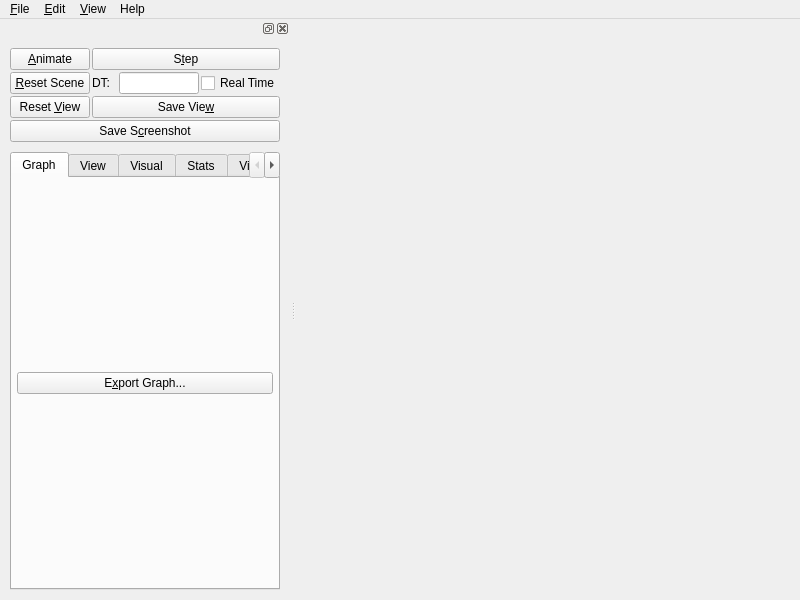
<?xml version="1.0" encoding="UTF-8"?>
<ui version="4.0">
 <exportmacro>SOFA_SOFAGUIQT_API</exportmacro>
 <class>GUI</class>
 <widget class="QMainWindow" name="GUI">
  <property name="geometry">
   <rect>
    <x>0</x>
    <y>0</y>
    <width>800</width>
    <height>600</height>
   </rect>
  </property>
  <property name="sizePolicy">
   <sizepolicy hsizetype="Minimum" vsizetype="Minimum">
    <horstretch>0</horstretch>
    <verstretch>0</verstretch>
   </sizepolicy>
  </property>
  <property name="minimumSize">
   <size>
    <width>210</width>
    <height>481</height>
   </size>
  </property>
  <property name="acceptDrops">
   <bool>true</bool>
  </property>
  <property name="windowTitle">
   <string>Sofa</string>
  </property>
  <widget class="QWidget" name="widget">
   <property name="sizePolicy">
    <sizepolicy hsizetype="Expanding" vsizetype="Expanding">
     <horstretch>0</horstretch>
     <verstretch>0</verstretch>
    </sizepolicy>
   </property>
   <property name="minimumSize">
    <size>
     <width>0</width>
     <height>0</height>
    </size>
   </property>
   <layout class="QVBoxLayout">
    <property name="sizeConstraint">
     <enum>QLayout::SetNoConstraint</enum>
    </property>
    <property name="leftMargin">
     <number>0</number>
    </property>
    <property name="topMargin">
     <number>0</number>
    </property>
    <property name="rightMargin">
     <number>0</number>
    </property>
    <property name="bottomMargin">
     <number>0</number>
    </property>
    <item>
     <layout class="QHBoxLayout" name="mainWidgetLayout"/>
    </item>
   </layout>
  </widget>
  <widget class="QMenuBar" name="menubar">
   <property name="enabled">
    <bool>true</bool>
   </property>
   <property name="geometry">
    <rect>
     <x>0</x>
     <y>0</y>
     <width>800</width>
     <height>21</height>
    </rect>
   </property>
   <widget class="QMenu" name="fileMenu">
    <property name="title">
     <string>&amp;File</string>
    </property>
    <addaction name="fileNewAction"/>
    <addaction name="fileOpenAction"/>
    <addaction name="fileReloadAction"/>
    <addaction name="fileSaveAction"/>
    <addaction name="fileSaveAsAction"/>
    <addaction name="separator"/>
    <addaction name="separator"/>
    <addaction name="fileExitAction"/>
   </widget>
   <widget class="QMenu" name="editMenu">
    <property name="title">
     <string>&amp;Edit</string>
    </property>
    <addaction name="editRecordDirectoryAction"/>
    <addaction name="editGnuplotDirectoryAction"/>
    <addaction name="separator"/>
    <addaction name="PluginManagerAction"/>
    <addaction name="MouseManagerAction"/>
    <addaction name="VideoRecorderManagerAction"/>
    <addaction name="DataGraphAction"/>
   </widget>
   <widget class="QMenu" name="View">
    <property name="title">
     <string>&amp;View</string>
    </property>
    <addaction name="separator"/>
    <addaction name="separator"/>
    <addaction name="separator"/>
   </widget>
   <widget class="QMenu" name="helpMenu">
    <property name="title">
     <string>Help</string>
    </property>
    <addaction name="separator"/>
    <addaction name="helpShowDocBrowser"/>
    <addaction name="helpAboutAction"/>
   </widget>
   <addaction name="fileMenu"/>
   <addaction name="editMenu"/>
   <addaction name="View"/>
   <addaction name="helpMenu"/>
  </widget>
  <widget class="QDockWidget" name="dockWidget">
   <property name="sizePolicy">
    <sizepolicy hsizetype="Minimum" vsizetype="Expanding">
     <horstretch>0</horstretch>
     <verstretch>0</verstretch>
    </sizepolicy>
   </property>
   <property name="minimumSize">
    <size>
     <width>200</width>
     <height>551</height>
    </size>
   </property>
   <attribute name="dockWidgetArea">
    <number>1</number>
   </attribute>
   <widget class="QWidget" name="dockWidgetContents">
    <property name="sizePolicy">
     <sizepolicy hsizetype="Minimum" vsizetype="Expanding">
      <horstretch>0</horstretch>
      <verstretch>0</verstretch>
     </sizepolicy>
    </property>
    <property name="minimumSize">
     <size>
      <width>200</width>
      <height>0</height>
     </size>
    </property>
    <layout class="QHBoxLayout" name="horizontalLayout">
     <item>
      <widget class="QWidget" name="optionTabs" native="true">
       <property name="enabled">
        <bool>true</bool>
       </property>
       <property name="sizePolicy">
        <sizepolicy hsizetype="Expanding" vsizetype="Expanding">
         <horstretch>0</horstretch>
         <verstretch>0</verstretch>
        </sizepolicy>
       </property>
       <layout class="QVBoxLayout" name="_13">
        <property name="sizeConstraint">
         <enum>QLayout::SetNoConstraint</enum>
        </property>
        <item>
         <layout class="QGridLayout" name="_14">
          <property name="sizeConstraint">
           <enum>QLayout::SetNoConstraint</enum>
          </property>
          <item row="2" column="0">
           <widget class="QPushButton" name="ResetViewButton">
            <property name="enabled">
             <bool>true</bool>
            </property>
            <property name="toolTip">
             <string>Set the camera to initial position and orientation</string>
            </property>
            <property name="text">
             <string>Reset &amp;View</string>
            </property>
            <property name="shortcut">
             <string>Alt+V</string>
            </property>
           </widget>
          </item>
          <item row="0" column="0">
           <widget class="QPushButton" name="startButton">
            <property name="toolTip">
             <string>Launch the Simulation</string>
            </property>
            <property name="text">
             <string>&amp;Animate</string>
            </property>
            <property name="shortcut">
             <string>Alt+A</string>
            </property>
            <property name="checkable">
             <bool>true</bool>
            </property>
           </widget>
          </item>
          <item row="2" column="1">
           <widget class="QPushButton" name="SaveViewButton">
            <property name="enabled">
             <bool>true</bool>
            </property>
            <property name="toolTip">
             <string>Save the position and orientation of the camera</string>
            </property>
            <property name="text">
             <string>Save Vie&amp;w</string>
            </property>
            <property name="shortcut">
             <string>Alt+W</string>
            </property>
           </widget>
          </item>
          <item row="1" column="0">
           <widget class="QPushButton" name="ResetSceneButton">
            <property name="enabled">
             <bool>true</bool>
            </property>
            <property name="toolTip">
             <string>Reset the Simulation  (t=0)</string>
            </property>
            <property name="text">
             <string>&amp;Reset Scene</string>
            </property>
            <property name="shortcut">
             <string>Alt+R</string>
            </property>
           </widget>
          </item>
          <item row="0" column="1">
           <widget class="QPushButton" name="stepButton">
            <property name="toolTip">
             <string>Compute the simulation at time t+DT</string>
            </property>
            <property name="text">
             <string>S&amp;tep</string>
            </property>
            <property name="shortcut">
             <string>Alt+T</string>
            </property>
            <property name="autoRepeat">
             <bool>true</bool>
            </property>
           </widget>
          </item>
          <item row="3" column="0" colspan="2">
           <widget class="QPushButton" name="screenshotButton">
            <property name="text">
             <string>Save S&amp;creenshot</string>
            </property>
            <property name="shortcut">
             <string>Alt+C</string>
            </property>
           </widget>
          </item>
          <item row="1" column="1">
           <layout class="QHBoxLayout" name="_15">
            <property name="sizeConstraint">
             <enum>QLayout::SetNoConstraint</enum>
            </property>
            <item>
             <widget class="QLabel" name="dtLabel">
              <property name="text">
               <string>DT:</string>
              </property>
              <property name="wordWrap">
               <bool>false</bool>
              </property>
             </widget>
            </item>
            <item>
             <widget class="QLineEdit" name="dtEdit">
              <property name="sizePolicy">
               <sizepolicy hsizetype="Expanding" vsizetype="Fixed">
                <horstretch>0</horstretch>
                <verstretch>0</verstretch>
               </sizepolicy>
              </property>
              <property name="minimumSize">
               <size>
                <width>20</width>
                <height>0</height>
               </size>
              </property>
              <property name="maximumSize">
               <size>
                <width>80</width>
                <height>32767</height>
               </size>
              </property>
             </widget>
            </item>
            <item>
             <widget class="QCheckBox" name="realTimeCheckBox">
              <property name="toolTip">
               <string>Use the duration of the previous simulation step as the next DT</string>
              </property>
              <property name="text">
               <string>Real Time</string>
              </property>
             </widget>
            </item>
           </layout>
          </item>
         </layout>
        </item>
        <item>
         <spacer name="spacer_tab">
          <property name="orientation">
           <enum>Qt::Vertical</enum>
          </property>
          <property name="sizeType">
           <enum>QSizePolicy::Fixed</enum>
          </property>
          <property name="sizeHint" stdset="0">
           <size>
            <width>20</width>
            <height>8</height>
           </size>
          </property>
         </spacer>
        </item>
        <item>
         <widget class="QTabWidget" name="tabs">
          <property name="sizePolicy">
           <sizepolicy hsizetype="Expanding" vsizetype="Expanding">
            <horstretch>0</horstretch>
            <verstretch>0</verstretch>
           </sizepolicy>
          </property>
          <property name="minimumSize">
           <size>
            <width>200</width>
            <height>0</height>
           </size>
          </property>
          <property name="currentIndex">
           <number>0</number>
          </property>
          <widget class="QWidget" name="TabGraph">
           <attribute name="title">
            <string>Graph</string>
           </attribute>
           <layout class="QVBoxLayout" name="_19">
            <item>
             <widget class="QPushButton" name="ExportGraphButton">
              <property name="text">
               <string>E&amp;xport Graph...</string>
              </property>
              <property name="icon">
               <iconset>
                <normaloff>image1</normaloff>image1</iconset>
              </property>
              <property name="shortcut">
               <string>Alt+X</string>
              </property>
             </widget>
            </item>
           </layout>
          </widget>
          <widget class="QWidget" name="tabView">
           <property name="sizePolicy">
            <sizepolicy hsizetype="Expanding" vsizetype="Expanding">
             <horstretch>0</horstretch>
             <verstretch>0</verstretch>
            </sizepolicy>
           </property>
           <attribute name="title">
            <string>View</string>
           </attribute>
           <layout class="QGridLayout" name="gridLayout1">
            <item row="2" column="0">
             <layout class="QGridLayout" name="_17">
              <item row="1" column="0">
               <layout class="QGridLayout" name="_18">
                <item row="0" column="2">
                 <spacer name="spacer8">
                  <property name="orientation">
                   <enum>Qt::Horizontal</enum>
                  </property>
                  <property name="sizeType">
                   <enum>QSizePolicy::Ignored</enum>
                  </property>
                  <property name="sizeHint" stdset="0">
                   <size>
                    <width>0</width>
                    <height>16</height>
                   </size>
                  </property>
                 </spacer>
                </item>
                <item row="0" column="1">
                 <widget class="QLabel" name="pixmapLabel1">
                  <property name="sizePolicy">
                   <sizepolicy hsizetype="Fixed" vsizetype="Fixed">
                    <horstretch>0</horstretch>
                    <verstretch>0</verstretch>
                   </sizepolicy>
                  </property>
                  <property name="toolTip">
                   <string>http://sofa-framework.org</string>
                  </property>
                  <property name="pixmap">
                   <pixmap>image0</pixmap>
                  </property>
                  <property name="scaledContents">
                   <bool>true</bool>
                  </property>
                  <property name="wordWrap">
                   <bool>false</bool>
                  </property>
                 </widget>
                </item>
                <item row="0" column="0">
                 <spacer name="spacer7">
                  <property name="orientation">
                   <enum>Qt::Horizontal</enum>
                  </property>
                  <property name="sizeType">
                   <enum>QSizePolicy::Ignored</enum>
                  </property>
                  <property name="sizeHint" stdset="0">
                   <size>
                    <width>0</width>
                    <height>16</height>
                   </size>
                  </property>
                 </spacer>
                </item>
               </layout>
              </item>
             </layout>
            </item>
           </layout>
          </widget>
          <widget class="QWidget" name="TabVisualGraph">
           <attribute name="title">
            <string>Visual</string>
           </attribute>
           <layout class="QVBoxLayout" name="_20">
            <item>
             <widget class="QPushButton" name="ExportVisualGraphButton">
              <property name="text">
               <string>E&amp;xport Graph...</string>
              </property>
              <property name="icon">
               <iconset>
                <normaloff>image1</normaloff>image1</iconset>
              </property>
              <property name="shortcut">
               <string>Alt+X</string>
              </property>
             </widget>
            </item>
           </layout>
          </widget>
          <widget class="QWidget" name="TabStats">
           <attribute name="title">
            <string>Stats</string>
           </attribute>
           <layout class="QVBoxLayout" name="_21">
            <item>
             <widget class="QCheckBox" name="dumpStateCheckBox">
              <property name="toolTip">
               <string comment="This is used to plut curves fter a simulation">Record the state at each time step in file &quot;dumpState.data&quot;</string>
              </property>
              <property name="text">
               <string>Dump State</string>
              </property>
             </widget>
            </item>
            <item>
             <widget class="QCheckBox" name="displayComputationTimeCheckBox">
              <property name="toolTip">
               <string>Display information about the time spent at each branch of the graph</string>
              </property>
              <property name="text">
               <string>Log Time</string>
              </property>
             </widget>
            </item>
            <item>
             <widget class="QCheckBox" name="exportGnuplotFilesCheckbox">
              <property name="toolTip">
               <string>Create gnuplot files for each named element of the simulation</string>
              </property>
              <property name="text">
               <string>Export state as gnuplot files</string>
              </property>
             </widget>
            </item>
            <item>
             <widget class="QCheckBox" name="exportVisitorCheckbox">
              <property name="toolTip">
               <string>Open a Dialog showing a trace of the execution and time spent</string>
              </property>
              <property name="text">
               <string>Trace Visitor and Component execution</string>
              </property>
             </widget>
            </item>
            <item>
             <widget class="QCheckBox" name="displayTimeProfiler">
              <property name="text">
               <string>Display AdvanceTimer profiler</string>
              </property>
             </widget>
            </item>
           </layout>
          </widget>
          <widget class="QWidget" name="TabPage">
           <attribute name="title">
            <string>Viewer</string>
           </attribute>
           <layout class="QVBoxLayout" name="_22">
            <item>
             <layout class="QHBoxLayout" name="_23">
              <property name="spacing">
               <number>0</number>
              </property>
              <item>
               <spacer name="spacer5_3_3">
                <property name="orientation">
                 <enum>Qt::Horizontal</enum>
                </property>
                <property name="sizeType">
                 <enum>QSizePolicy::Expanding</enum>
                </property>
                <property name="sizeHint" stdset="0">
                 <size>
                  <width>10</width>
                  <height>2</height>
                 </size>
                </property>
               </spacer>
              </item>
              <item>
               <widget class="QSpinBox" name="sizeW">
                <property name="maximum">
                 <number>30000</number>
                </property>
                <property name="value">
                 <number>800</number>
                </property>
               </widget>
              </item>
              <item>
               <widget class="QLabel" name="textLabel_sizeX">
                <property name="sizePolicy">
                 <sizepolicy hsizetype="Fixed" vsizetype="Preferred">
                  <horstretch>0</horstretch>
                  <verstretch>0</verstretch>
                 </sizepolicy>
                </property>
                <property name="text">
                 <string>&lt;p align=&quot;center&quot;&gt;x&lt;/p&gt;</string>
                </property>
                <property name="wordWrap">
                 <bool>false</bool>
                </property>
               </widget>
              </item>
              <item>
               <widget class="QSpinBox" name="sizeH">
                <property name="maximum">
                 <number>30000</number>
                </property>
                <property name="value">
                 <number>600</number>
                </property>
               </widget>
              </item>
              <item>
               <spacer name="spacer5_3_2_3">
                <property name="orientation">
                 <enum>Qt::Horizontal</enum>
                </property>
                <property name="sizeType">
                 <enum>QSizePolicy::Expanding</enum>
                </property>
                <property name="sizeHint" stdset="0">
                 <size>
                  <width>10</width>
                  <height>2</height>
                 </size>
                </property>
               </spacer>
              </item>
             </layout>
            </item>
            <item>
             <widget class="QTextBrowser" name="textEdit1"/>
            </item>
           </layout>
          </widget>
         </widget>
        </item>
       </layout>
      </widget>
     </item>
    </layout>
   </widget>
  </widget>
  <action name="fileNewAction">
   <property name="icon">
    <iconset>
     <normaloff>image2</normaloff>image2</iconset>
   </property>
   <property name="text">
    <string>&amp;New</string>
   </property>
   <property name="iconText">
    <string>New</string>
   </property>
   <property name="shortcut">
    <string>Ctrl+N</string>
   </property>
   <property name="name" stdset="0">
    <cstring>fileNewAction</cstring>
   </property>
  </action>
  <action name="fileOpenAction">
   <property name="icon">
    <iconset>
     <normaloff>image3</normaloff>image3</iconset>
   </property>
   <property name="text">
    <string>&amp;Open...</string>
   </property>
   <property name="iconText">
    <string>Open</string>
   </property>
   <property name="shortcut">
    <string>Ctrl+O</string>
   </property>
   <property name="name" stdset="0">
    <cstring>fileOpenAction</cstring>
   </property>
  </action>
  <action name="fileReloadAction">
   <property name="text">
    <string>&amp;Reload</string>
   </property>
   <property name="iconText">
    <string>Reload</string>
   </property>
   <property name="shortcut">
    <string>Ctrl+R</string>
   </property>
   <property name="name" stdset="0">
    <cstring>fileReloadAction</cstring>
   </property>
  </action>
  <action name="fileSaveAction">
   <property name="enabled">
    <bool>true</bool>
   </property>
   <property name="icon">
    <iconset>
     <normaloff>image4</normaloff>image4</iconset>
   </property>
   <property name="text">
    <string>&amp;Save</string>
   </property>
   <property name="iconText">
    <string>Save</string>
   </property>
   <property name="shortcut">
    <string>Ctrl+S</string>
   </property>
   <property name="name" stdset="0">
    <cstring>fileSaveAction</cstring>
   </property>
  </action>
  <action name="fileSaveAsAction">
   <property name="text">
    <string>Save &amp;As...</string>
   </property>
   <property name="iconText">
    <string>Save As</string>
   </property>
   <property name="shortcut">
    <string/>
   </property>
   <property name="name" stdset="0">
    <cstring>fileSaveAsAction</cstring>
   </property>
  </action>
  <action name="fileExitAction">
   <property name="text">
    <string>E&amp;xit</string>
   </property>
   <property name="iconText">
    <string>Exit</string>
   </property>
   <property name="shortcut">
    <string/>
   </property>
   <property name="name" stdset="0">
    <cstring>fileExitAction</cstring>
   </property>
  </action>
  <action name="helpAboutAction">
   <property name="enabled">
    <bool>false</bool>
   </property>
   <property name="text">
    <string>&amp;About</string>
   </property>
   <property name="iconText">
    <string>About</string>
   </property>
   <property name="shortcut">
    <string/>
   </property>
   <property name="name" stdset="0">
    <cstring>helpAboutAction</cstring>
   </property>
  </action>
  <action name="ViewerAction">
   <property name="iconText">
    <string>Viewer</string>
   </property>
   <property name="name" stdset="0">
    <cstring>ViewerAction</cstring>
   </property>
  </action>
  <action name="editRecordDirectoryAction">
   <property name="text">
    <string>Record Directory...</string>
   </property>
   <property name="iconText">
    <string>Record Directory...</string>
   </property>
   <property name="name" stdset="0">
    <cstring>editRecordDirectoryAction</cstring>
   </property>
  </action>
  <action name="editGnuplotDirectoryAction">
   <property name="text">
    <string>Gnuplot Directory...</string>
   </property>
   <property name="iconText">
    <string>Gnuplot Directory...</string>
   </property>
   <property name="name" stdset="0">
    <cstring>editGnuplotDirectoryAction</cstring>
   </property>
  </action>
  <action name="PluginManagerAction">
   <property name="text">
    <string>Plugin Manager...</string>
   </property>
   <property name="iconText">
    <string>Plugin Manager...</string>
   </property>
   <property name="name" stdset="0">
    <cstring>PluginManagerAction</cstring>
   </property>
  </action>
  <action name="MouseManagerAction">
   <property name="text">
    <string>Mouse Manager...</string>
   </property>
   <property name="iconText">
    <string>Mouse Manager...</string>
   </property>
   <property name="name" stdset="0">
    <cstring>MouseManagerAction</cstring>
   </property>
  </action>
  <action name="Action">
   <property name="iconText">
    <string>Recently Opened Files...</string>
   </property>
   <property name="name" stdset="0">
    <cstring>Action</cstring>
   </property>
  </action>
  <action name="TestAction">
   <property name="text">
    <string>Test</string>
   </property>
   <property name="iconText">
    <string>Test</string>
   </property>
   <property name="name" stdset="0">
    <cstring>TestAction</cstring>
   </property>
  </action>
  <action name="VideoRecorderManagerAction">
   <property name="text">
    <string>Video Recorder Manager...</string>
   </property>
   <property name="iconText">
    <string>Video Recorder Manager...</string>
   </property>
   <property name="name" stdset="0">
    <cstring>VideoRecorderManagerAction</cstring>
   </property>
  </action>
  <action name="helpShowDocBrowser">
   <property name="checkable">
    <bool>false</bool>
   </property>
   <property name="text">
    <string>Show doc browser</string>
   </property>
   <property name="iconVisibleInMenu">
    <bool>false</bool>
   </property>
  </action>
  <action name="DataGraphAction">
   <property name="text">
    <string>Data Graph...</string>
   </property>
   <property name="toolTip">
    <string>Data Graph Window</string>
   </property>
  </action>
 </widget>
 <layoutdefault spacing="2" margin="5"/>
 <includes>
  <include location="local">sofa/gui/qt/SofaGuiQt.h</include>
 </includes>
 <resources/>
 <connections>
  <connection>
   <sender>fileNewAction</sender>
   <signal>triggered()</signal>
   <receiver>GUI</receiver>
   <slot>fileNew()</slot>
   <hints>
    <hint type="sourcelabel">
     <x>-1</x>
     <y>-1</y>
    </hint>
    <hint type="destinationlabel">
     <x>20</x>
     <y>20</y>
    </hint>
   </hints>
  </connection>
  <connection>
   <sender>fileOpenAction</sender>
   <signal>triggered()</signal>
   <receiver>GUI</receiver>
   <slot>popupOpenFileSelector()</slot>
   <hints>
    <hint type="sourcelabel">
     <x>-1</x>
     <y>-1</y>
    </hint>
    <hint type="destinationlabel">
     <x>20</x>
     <y>20</y>
    </hint>
   </hints>
  </connection>
  <connection>
   <sender>fileReloadAction</sender>
   <signal>triggered()</signal>
   <receiver>GUI</receiver>
   <slot>fileReload()</slot>
   <hints>
    <hint type="sourcelabel">
     <x>-1</x>
     <y>-1</y>
    </hint>
    <hint type="destinationlabel">
     <x>20</x>
     <y>20</y>
    </hint>
   </hints>
  </connection>
  <connection>
   <sender>fileSaveAction</sender>
   <signal>triggered()</signal>
   <receiver>GUI</receiver>
   <slot>fileSave()</slot>
   <hints>
    <hint type="sourcelabel">
     <x>-1</x>
     <y>-1</y>
    </hint>
    <hint type="destinationlabel">
     <x>20</x>
     <y>20</y>
    </hint>
   </hints>
  </connection>
  <connection>
   <sender>fileSaveAsAction</sender>
   <signal>triggered()</signal>
   <receiver>GUI</receiver>
   <slot>fileSaveAs()</slot>
   <hints>
    <hint type="sourcelabel">
     <x>-1</x>
     <y>-1</y>
    </hint>
    <hint type="destinationlabel">
     <x>20</x>
     <y>20</y>
    </hint>
   </hints>
  </connection>
  <connection>
   <sender>fileExitAction</sender>
   <signal>triggered()</signal>
   <receiver>GUI</receiver>
   <slot>fileExit()</slot>
   <hints>
    <hint type="sourcelabel">
     <x>-1</x>
     <y>-1</y>
    </hint>
    <hint type="destinationlabel">
     <x>20</x>
     <y>20</y>
    </hint>
   </hints>
  </connection>
  <connection>
   <sender>editRecordDirectoryAction</sender>
   <signal>triggered()</signal>
   <receiver>GUI</receiver>
   <slot>editRecordDirectory()</slot>
   <hints>
    <hint type="sourcelabel">
     <x>-1</x>
     <y>-1</y>
    </hint>
    <hint type="destinationlabel">
     <x>20</x>
     <y>20</y>
    </hint>
   </hints>
  </connection>
  <connection>
   <sender>PluginManagerAction</sender>
   <signal>triggered()</signal>
   <receiver>GUI</receiver>
   <slot>showPluginManager()</slot>
   <hints>
    <hint type="sourcelabel">
     <x>-1</x>
     <y>-1</y>
    </hint>
    <hint type="destinationlabel">
     <x>20</x>
     <y>20</y>
    </hint>
   </hints>
  </connection>
  <connection>
   <sender>MouseManagerAction</sender>
   <signal>triggered()</signal>
   <receiver>GUI</receiver>
   <slot>showMouseManager()</slot>
   <hints>
    <hint type="sourcelabel">
     <x>-1</x>
     <y>-1</y>
    </hint>
    <hint type="destinationlabel">
     <x>20</x>
     <y>20</y>
    </hint>
   </hints>
  </connection>
  <connection>
    <sender>DataGraphAction</sender>
    <signal>triggered()</signal>
    <receiver>GUI</receiver>
    <slot>showWindowDataGraph()</slot>
    <hints>
      <hint type="sourcelabel">
        <x>-1</x>
        <y>-1</y>
      </hint>
      <hint type="destinationlabel">
        <x>20</x>
        <y>20</y>
      </hint>
    </hints>
  </connection>
  <connection>
   <sender>editGnuplotDirectoryAction</sender>
   <signal>triggered()</signal>
   <receiver>GUI</receiver>
   <slot>editGnuplotDirectory()</slot>
   <hints>
    <hint type="sourcelabel">
     <x>-1</x>
     <y>-1</y>
    </hint>
    <hint type="destinationlabel">
     <x>20</x>
     <y>20</y>
    </hint>
   </hints>
  </connection>
  <connection>
   <sender>VideoRecorderManagerAction</sender>
   <signal>triggered()</signal>
   <receiver>GUI</receiver>
   <slot>showVideoRecorderManager()</slot>
   <hints>
    <hint type="sourcelabel">
     <x>-1</x>
     <y>-1</y>
    </hint>
    <hint type="destinationlabel">
     <x>20</x>
     <y>20</y>
    </hint>
   </hints>
  </connection>
  <connection>
   <sender>helpShowDocBrowser</sender>
   <signal>triggered()</signal>
   <receiver>GUI</receiver>
   <slot>showDocBrowser()</slot>
   <hints>
    <hint type="sourcelabel">
     <x>-1</x>
     <y>-1</y>
    </hint>
    <hint type="destinationlabel">
     <x>399</x>
     <y>299</y>
    </hint>
   </hints>
  </connection>
 </connections>
</ui>
